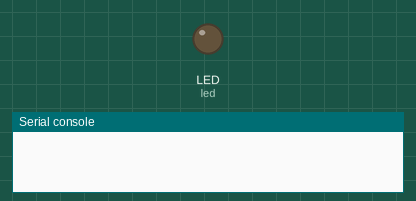
Recording of a program running on a simulated CircuitPython board. Parts: output pins drawn as LEDs (lit = HIGH), the last lines printed to the serial console.

Above: at 1.7 s.
At 6.5 s:
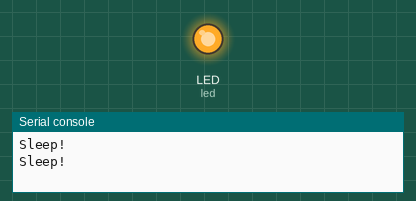
Timing chart, 0 to 7.4 s (numbered marks = the images above):
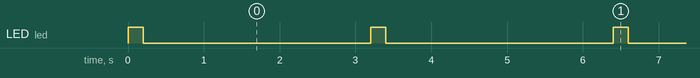

Measured:
- by itself, LED (led): alternates HIGH for 0.20 s and LOW for 3.0 s

The program:

code.py
```python
# Externe Bibliotheken laden
import time     # Bibliothek Zeit-Funktionen
import digitalio# Bibliothek zur Steuerung von GPIOs
import board    # Bibliothek welches die Adressen der Pins kennt: z.B. board.LED

# Ein- und Ausgänge definieren
led = digitalio.DigitalInOut(board.LED) # Die Variable LED wird mit dem GPIO der LED auf dem Board verbunden
led.direction = digitalio.Direction.OUTPUT # Legt Richtung des PIN fest -> Output

# Endlosschleife
while True:
        led.value = True
        time.sleep(0.2)
        led.value = False
        time.sleep(3)
        print("Sleep!")
```
